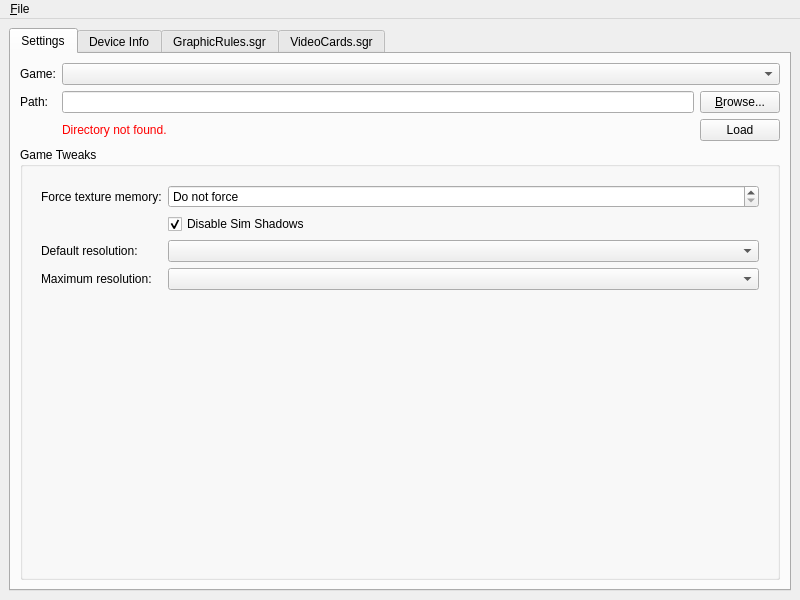
<?xml version="1.0" encoding="UTF-8"?>
<ui version="4.0">
 <class>MainWindow</class>
 <widget class="QMainWindow" name="MainWindow">
  <property name="geometry">
   <rect>
    <x>0</x>
    <y>0</y>
    <width>800</width>
    <height>600</height>
   </rect>
  </property>
  <property name="windowTitle">
   <string>Graphic Rule Maker</string>
  </property>
  <property name="locale">
   <locale language="English" country="UnitedStates"/>
  </property>
  <widget class="QWidget" name="centralwidget">
   <layout class="QGridLayout" name="gridLayout">
    <item row="0" column="0">
     <widget class="QTabWidget" name="mainTabs">
      <property name="currentIndex">
       <number>0</number>
      </property>
      <widget class="QWidget" name="settingsTab">
       <attribute name="title">
        <string>Settings</string>
       </attribute>
       <layout class="QGridLayout" name="gridLayout_4">
        <item row="4" column="0" colspan="3">
         <widget class="QGroupBox" name="settingsBox">
          <property name="title">
           <string>Game Tweaks</string>
          </property>
          <layout class="QVBoxLayout" name="verticalLayout">
           <item>
            <widget class="QStackedWidget" name="stackedWidget">
             <property name="currentIndex">
              <number>0</number>
             </property>
             <widget class="QWidget" name="sims2">
              <layout class="QFormLayout" name="formLayout_2">
               <property name="fieldGrowthPolicy">
                <enum>QFormLayout::AllNonFixedFieldsGrow</enum>
               </property>
               <item row="3" column="0">
                <widget class="QLabel" name="forceMemLabel">
                 <property name="text">
                  <string>Force texture memory:</string>
                 </property>
                 <property name="buddy">
                  <cstring>forceMem</cstring>
                 </property>
                </widget>
               </item>
               <item row="3" column="1">
                <widget class="QSpinBox" name="forceMem">
                 <property name="specialValueText">
                  <string>Do not force</string>
                 </property>
                 <property name="suffix">
                  <string> Mb</string>
                 </property>
                 <property name="minimum">
                  <number>32</number>
                 </property>
                 <property name="maximum">
                  <number>8192</number>
                 </property>
                 <property name="singleStep">
                  <number>32</number>
                 </property>
                </widget>
               </item>
               <item row="4" column="1">
                <widget class="QCheckBox" name="disableSimShadows">
                 <property name="text">
                  <string>Disable Sim Shadows</string>
                 </property>
                 <property name="checked">
                  <bool>true</bool>
                 </property>
                </widget>
               </item>
               <item row="5" column="0">
                <widget class="QLabel" name="defaultResolutionLabel">
                 <property name="text">
                  <string>Default resolution:</string>
                 </property>
                 <property name="buddy">
                  <cstring>defaultResolution</cstring>
                 </property>
                </widget>
               </item>
               <item row="5" column="1">
                <widget class="QComboBox" name="defaultResolution"/>
               </item>
               <item row="6" column="1">
                <widget class="QComboBox" name="maxResolution"/>
               </item>
               <item row="6" column="0">
                <widget class="QLabel" name="maxResolutionLabel">
                 <property name="text">
                  <string>Maximum resolution:</string>
                 </property>
                 <property name="buddy">
                  <cstring>maxResolution</cstring>
                 </property>
                </widget>
               </item>
              </layout>
             </widget>
             <widget class="QWidget" name="simcity"/>
            </widget>
           </item>
          </layout>
         </widget>
        </item>
        <item row="1" column="0">
         <widget class="QLabel" name="pathLabel">
          <property name="text">
           <string>Path:</string>
          </property>
          <property name="buddy">
           <cstring>gamePath</cstring>
          </property>
         </widget>
        </item>
        <item row="1" column="1">
         <widget class="QLineEdit" name="gamePath"/>
        </item>
        <item row="1" column="2">
         <widget class="QPushButton" name="browseFilesButton">
          <property name="text">
           <string>&amp;Browse...</string>
          </property>
         </widget>
        </item>
        <item row="0" column="1" colspan="2">
         <widget class="QComboBox" name="gameSelect"/>
        </item>
        <item row="0" column="0">
         <widget class="QLabel" name="gameLabel">
          <property name="text">
           <string>Game:</string>
          </property>
          <property name="buddy">
           <cstring>gameSelect</cstring>
          </property>
         </widget>
        </item>
        <item row="2" column="2">
         <widget class="QPushButton" name="loadDatabase">
          <property name="text">
           <string>Load</string>
          </property>
         </widget>
        </item>
        <item row="2" column="1">
         <widget class="QLabel" name="status">
          <property name="text">
           <string>&lt;font style=&quot;color: red;&quot;&gt;Directory not found.&lt;/font&gt;</string>
          </property>
         </widget>
        </item>
       </layout>
      </widget>
      <widget class="QWidget" name="deviceTab">
       <attribute name="title">
        <string>Device Info</string>
       </attribute>
       <layout class="QFormLayout" name="formLayout">
        <property name="fieldGrowthPolicy">
         <enum>QFormLayout::AllNonFixedFieldsGrow</enum>
        </property>
        <item row="0" column="0">
         <widget class="QLabel" name="deviceNameLabel">
          <property name="text">
           <string>Device:</string>
          </property>
          <property name="textFormat">
           <enum>Qt::PlainText</enum>
          </property>
          <property name="buddy">
           <cstring>deviceSelect</cstring>
          </property>
         </widget>
        </item>
        <item row="0" column="1">
         <widget class="QComboBox" name="deviceSelect"/>
        </item>
        <item row="1" column="0">
         <widget class="QLabel" name="deviceVendorLabel">
          <property name="text">
           <string>Vendor (id):</string>
          </property>
          <property name="textFormat">
           <enum>Qt::PlainText</enum>
          </property>
         </widget>
        </item>
        <item row="1" column="1">
         <widget class="QLabel" name="deviceVendor">
          <property name="text">
           <string>Unknown Vendor (0x0000)</string>
          </property>
          <property name="textFormat">
           <enum>Qt::PlainText</enum>
          </property>
         </widget>
        </item>
        <item row="2" column="0">
         <widget class="QLabel" name="deviceIdLabel">
          <property name="text">
           <string>Device Id:</string>
          </property>
          <property name="textFormat">
           <enum>Qt::PlainText</enum>
          </property>
         </widget>
        </item>
        <item row="2" column="1">
         <widget class="QLabel" name="deviceId">
          <property name="text">
           <string>0x0000</string>
          </property>
          <property name="textFormat">
           <enum>Qt::PlainText</enum>
          </property>
         </widget>
        </item>
        <item row="3" column="0">
         <widget class="QLabel" name="displayLabel">
          <property name="text">
           <string>Display:</string>
          </property>
          <property name="textFormat">
           <enum>Qt::PlainText</enum>
          </property>
         </widget>
        </item>
        <item row="3" column="1">
         <widget class="QLabel" name="display">
          <property name="text">
           <string>Unknown</string>
          </property>
          <property name="textFormat">
           <enum>Qt::PlainText</enum>
          </property>
         </widget>
        </item>
        <item row="4" column="0">
         <widget class="QLabel" name="driverLabel">
          <property name="text">
           <string>Driver:</string>
          </property>
          <property name="textFormat">
           <enum>Qt::PlainText</enum>
          </property>
         </widget>
        </item>
        <item row="4" column="1">
         <widget class="QLabel" name="driver">
          <property name="text">
           <string>unknown.dll</string>
          </property>
          <property name="textFormat">
           <enum>Qt::PlainText</enum>
          </property>
         </widget>
        </item>
        <item row="6" column="0">
         <widget class="QLabel" name="memoryLabel">
          <property name="text">
           <string>Texture memory:</string>
          </property>
          <property name="textFormat">
           <enum>Qt::PlainText</enum>
          </property>
         </widget>
        </item>
        <item row="6" column="1">
         <widget class="QLabel" name="memory">
          <property name="text">
           <string>-1 MB</string>
          </property>
          <property name="textFormat">
           <enum>Qt::PlainText</enum>
          </property>
         </widget>
        </item>
        <item row="10" column="0">
         <widget class="QLabel" name="cardInDbLabel">
          <property name="text">
           <string>In Database:</string>
          </property>
         </widget>
        </item>
        <item row="10" column="1">
         <widget class="QLabel" name="cardInDb">
          <property name="text">
           <string>&lt;font style=&quot;color: red;&quot;&gt;No!&lt;/font&gt; &lt;a href=&quot;/dbadd&quot;&gt;Add now...&lt;/a&gt;</string>
          </property>
         </widget>
        </item>
       </layout>
      </widget>
      <widget class="QWidget" name="graphicsRulesTab">
       <attribute name="title">
        <string>GraphicRules.sgr</string>
       </attribute>
       <layout class="QGridLayout" name="gridLayout_2">
        <item row="2" column="1">
         <widget class="QPushButton" name="graphicsRulesSave">
          <property name="text">
           <string>&amp;Save As...</string>
          </property>
          <property name="autoDefault">
           <bool>true</bool>
          </property>
          <property name="default">
           <bool>true</bool>
          </property>
         </widget>
        </item>
        <item row="2" column="0">
         <spacer name="graphicsRuleSpacer">
          <property name="orientation">
           <enum>Qt::Horizontal</enum>
          </property>
          <property name="sizeHint" stdset="0">
           <size>
            <width>40</width>
            <height>20</height>
           </size>
          </property>
         </spacer>
        </item>
        <item row="0" column="0" colspan="2">
         <widget class="QPlainTextEdit" name="graphicsRulesText">
          <property name="undoRedoEnabled">
           <bool>false</bool>
          </property>
          <property name="readOnly">
           <bool>true</bool>
          </property>
         </widget>
        </item>
       </layout>
      </widget>
      <widget class="QWidget" name="videoCardsTab">
       <attribute name="title">
        <string>VideoCards.sgr</string>
       </attribute>
       <layout class="QGridLayout" name="gridLayout_3">
        <item row="1" column="0" colspan="2">
         <widget class="QPlainTextEdit" name="videoCardsText">
          <property name="undoRedoEnabled">
           <bool>false</bool>
          </property>
          <property name="readOnly">
           <bool>true</bool>
          </property>
         </widget>
        </item>
        <item row="2" column="0">
         <spacer name="videoCardsSpacer">
          <property name="orientation">
           <enum>Qt::Horizontal</enum>
          </property>
          <property name="sizeHint" stdset="0">
           <size>
            <width>674</width>
            <height>20</height>
           </size>
          </property>
         </spacer>
        </item>
        <item row="2" column="1">
         <widget class="QPushButton" name="videoCardsSave">
          <property name="text">
           <string>&amp;Save As...</string>
          </property>
          <property name="autoDefault">
           <bool>true</bool>
          </property>
          <property name="default">
           <bool>true</bool>
          </property>
         </widget>
        </item>
        <item row="0" column="0" colspan="2">
         <widget class="QTreeView" name="videoCardsView"/>
        </item>
       </layout>
      </widget>
     </widget>
    </item>
   </layout>
  </widget>
  <widget class="QMenuBar" name="menubar">
   <property name="geometry">
    <rect>
     <x>0</x>
     <y>0</y>
     <width>800</width>
     <height>19</height>
    </rect>
   </property>
   <widget class="QMenu" name="fileMenu">
    <property name="title">
     <string>&amp;File</string>
    </property>
    <addaction name="quitAction"/>
   </widget>
   <addaction name="fileMenu"/>
  </widget>
  <action name="quitAction">
   <property name="text">
    <string>&amp;Quit</string>
   </property>
   <property name="shortcut">
    <string>Ctrl+Q</string>
   </property>
  </action>
 </widget>
 <tabstops>
  <tabstop>mainTabs</tabstop>
  <tabstop>gameSelect</tabstop>
  <tabstop>gamePath</tabstop>
  <tabstop>browseFilesButton</tabstop>
  <tabstop>loadDatabase</tabstop>
  <tabstop>forceMem</tabstop>
  <tabstop>disableSimShadows</tabstop>
  <tabstop>defaultResolution</tabstop>
  <tabstop>maxResolution</tabstop>
  <tabstop>deviceSelect</tabstop>
  <tabstop>graphicsRulesText</tabstop>
  <tabstop>graphicsRulesSave</tabstop>
  <tabstop>videoCardsView</tabstop>
  <tabstop>videoCardsText</tabstop>
  <tabstop>videoCardsSave</tabstop>
 </tabstops>
 <resources/>
 <connections>
  <connection>
   <sender>quitAction</sender>
   <signal>triggered()</signal>
   <receiver>MainWindow</receiver>
   <slot>close()</slot>
   <hints>
    <hint type="sourcelabel">
     <x>-1</x>
     <y>-1</y>
    </hint>
    <hint type="destinationlabel">
     <x>399</x>
     <y>299</y>
    </hint>
   </hints>
  </connection>
 </connections>
</ui>
